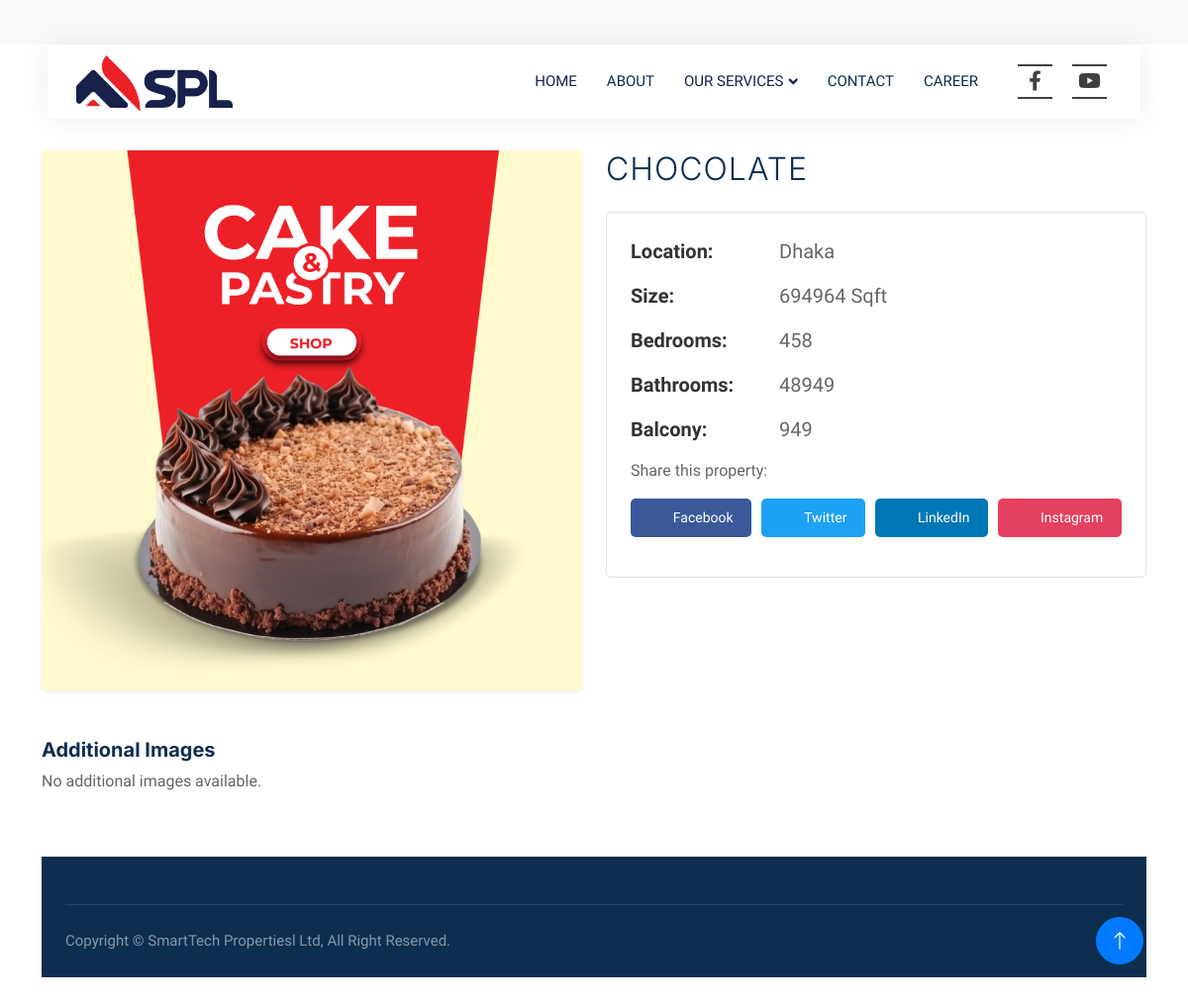
Page /property/22/ on the committed database.
### properties/models.py (models this page shows, shortened)
class Property(models.Model):
    PROPERTY_TYPES = [
        ('sell', 'For Sell'),
        ('sold', 'Sold'),
        ('upcoming', 'Upcoming'),
        ('completed', 'Completed'),
    ]
    title = models.CharField(max_length=100)
    category = models.CharField(choices=CATEGORY_CHOICES, default='J', max_length=2)
    property_type = models.CharField(max_length=10, choices=PROPERTY_TYPES, default='sell')
    location = models.CharField(max_length=255)
    image = models.ImageField(upload_to='property_images/',default="No Image Set")
    size_sqft = models.IntegerField()
    bedrooms = models.IntegerField()
    bathrooms = models.IntegerField()
    belcony = models.IntegerField(default=0)

### properties/views.py (the view)
# urls.py: path('property/<int:pk>/', views.property_detail, name='property_detail'),
def property_detail(request, pk):
    property = get_object_or_404(Property, pk=pk)
    additional_images = property.images.all()
    context = {
        'property': property,
        'additional_images': additional_images,
    }
    return render(request, 'properties/property_detail.html', context)

### properties/templates/properties/property_detail.html (shortened to what this page needs)
{% extends "properties/base.html" %}
{% block body %}
<div class="container py-5">
    <div class="row">
        <div class="col-md-6">
            <img id="mainImage" class="img-fluid rounded shadow-sm mb-4" src="{{ property.image.url }}" alt="{{ property.title }}">
        </div>
        <div class="col-md-6">
            <h2 class="mb-4" style="font-weight: 300; text-transform: uppercase; letter-spacing: 1px;">{{ property.title }}</h2>
            <div class="property-details p-4 mb-4 rounded border">
                <div class="detail-row">
                    <div class="label"><strong>Location:</strong></div>
                    <div class="value">{{ property.location }}</div>
                </div>
                <div class="detail-row">
                    <div class="label"><strong>Size:</strong></div>
                    <div class="value">{{ property.size_sqft }} Sqft</div>
                </div>
                <div class="detail-row">
                    <div class="label"><strong>Bedrooms:</strong></div>
                    <div class="value">{{ property.bedrooms }}</div>
                </div>
                <div class="detail-row">
                    <div class="label"><strong>Bathrooms:</strong></div>
                    <div class="value">{{ property.bathrooms }}</div>
                </div>
                <div class="detail-row">
                    <div class="label"><strong>Balcony:</strong></div>
                    <div class="value">{{ property.belcony }}</div>
                </div>
<div class="mb-3">
    <p>Share this property:</p>
    <div class="social-share-buttons">
        <a href="https://www.facebook.com/sharer/sharer.php?u={{ request.build_absolute_uri }}" target="_blank" class="btn btn-social btn-facebook">
            <i class="fa fa-facebook"></i> Facebook
        </a>
        <a href="https://twitter.com/intent/tweet?url={{ request.build_absolute_uri }}&text=Check%20out%20this%20property!" target="_blank" class="btn btn-social btn-twitter">
            <i class="fa fa-twitter"></i> Twitter
        </a>
        <a href="https://www.linkedin.com/shareArticle?mini=true&url={{ request.build_absolute_uri }}" target="_blank" class="btn btn-social btn-linkedin">
            <i class="fa fa-linkedin"></i> LinkedIn
        </a>
        <a href="https://www.instagram.com/?url={{ request.build_absolute_uri }}" target="_blank" class="btn btn-social btn-instagram">
            <i class="fa fa-instagram"></i> Instagram
        </a>
    </div>
</div>
        </div>
    </div>
    <div class="additional-images mt-4">
        <h5>Additional Images</h5>
        <div class="row">
            {% for image in additional_images %}
                <div class="col-4 col-md-2 mb-3">
                    <img
                        class="img-fluid rounded shadow-sm"
                        src="{{ image.image.url }}"
                        alt="Additional Image"
                        onclick="document.getElementById('mainImage').src='{{ image.image.url }}'">
                </div>
            {% empty %}
                <p>No additional images available.</p>
            {% endfor %}
        </div>
    </div>
</div>
{% endblock %}

### properties/static/css/style.css (style rules this page uses)
:root { --primary: #19204B; --secondary: #FF6922; --light: #EFFDF5; --dark: #0E2E50; }
.btn { transition: .5s; }

### properties/templates/properties/base.html (style rules this page uses)
:root { --facebook-color: #3b5998; --youtube-color: #ff0000; --icon-color: #404040; }

### properties/templates/properties/property_detail.html (style rules this page uses)
.property-details { background-color: #ffffff; border: 1px solid #e0e0e0; border-radius: 8px; padding: 20px; }
.detail-row { display: flex; margin-bottom: 15px; }
.label { color: #333; font-weight: 600; width: 150px; flex-shrink: 0; text-align: left; padding-right: 10px; font-size: 20px; }
.value { color: #666; font-weight: 400; font-size: 20px; }
.social-share-buttons { display: flex; flex-wrap: wrap; gap: 10px; justify-content: center; }
.btn-social { display: inline-flex; align-items: center; justify-content: center; padding: 8px 16px; border-radius: 5px; color: #fff; text-decoration: none; font-size: 14px; font-weight: 500; flex-grow: 1; max-width: 100%; text-align: center; }
.btn-facebook { background-color: #3b5998; }
.btn-twitter { background-color: #1da1f2; }
.btn-linkedin { background-color: #0077b5; }
.btn-instagram { background-color: #E4405F; }
.btn-social i { margin-right: 8px; font-size: 16px; }
.btn-instagram i { color: #fff; }

### rows in the picture
Property: image (picture), title "CHOCOLATE", location "Dhaka", size_sqft "694964", bedrooms "458", bathrooms "48949", belcony "949"
